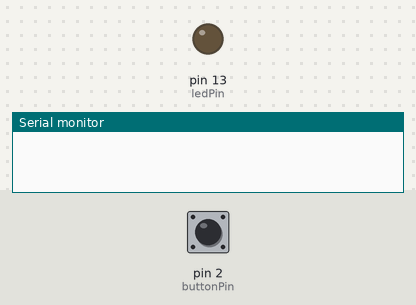
The sketch below on a simulated Arduino Uno, built with avr-gcc and run on an emulated ATmega328P. On the bench: output pins drawn as LEDs (lit = HIGH), the last lines printed to the serial monitor. Inputs (shaded band) come from the test bench; at power-on: pin 2 (buttonPin) LOW.

Above: at 1.2 s.
1.3 s: pin 2 (buttonPin) pulled HIGH for 0.15 s
At 2.1 s:
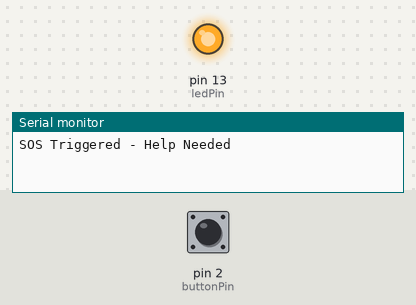
3.8 s: pin 2 (buttonPin) pulled HIGH for 3.2 s
At 8.7 s:
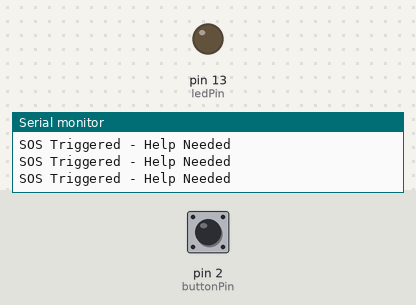
Timing chart, 0 to 10.2 s (numbered marks = the images above; inputs shaded):
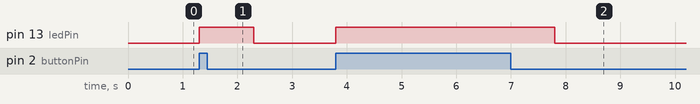

Measured:
- after the input at 1.3 s, pin 13 (ledPin): LOW → HIGH at once, → LOW 1.0 s later
- after the input at 3.8 s, pin 13 (ledPin): LOW → HIGH at once, → LOW 4.0 s later

The sketch:

sos_alert.ino
```cpp
int buttonPin = 2;
int ledPin = 13;

void setup() {
  pinMode(buttonPin, INPUT);
  pinMode(ledPin, OUTPUT);
  Serial.begin(9600);
}

void loop() {
  int state = digitalRead(buttonPin);

  if(state == HIGH){
    digitalWrite(ledPin, HIGH);
    Serial.println("SOS Triggered - Help Needed");
    delay(1000);
  } else {
    digitalWrite(ledPin, LOW);
  }
}
```
